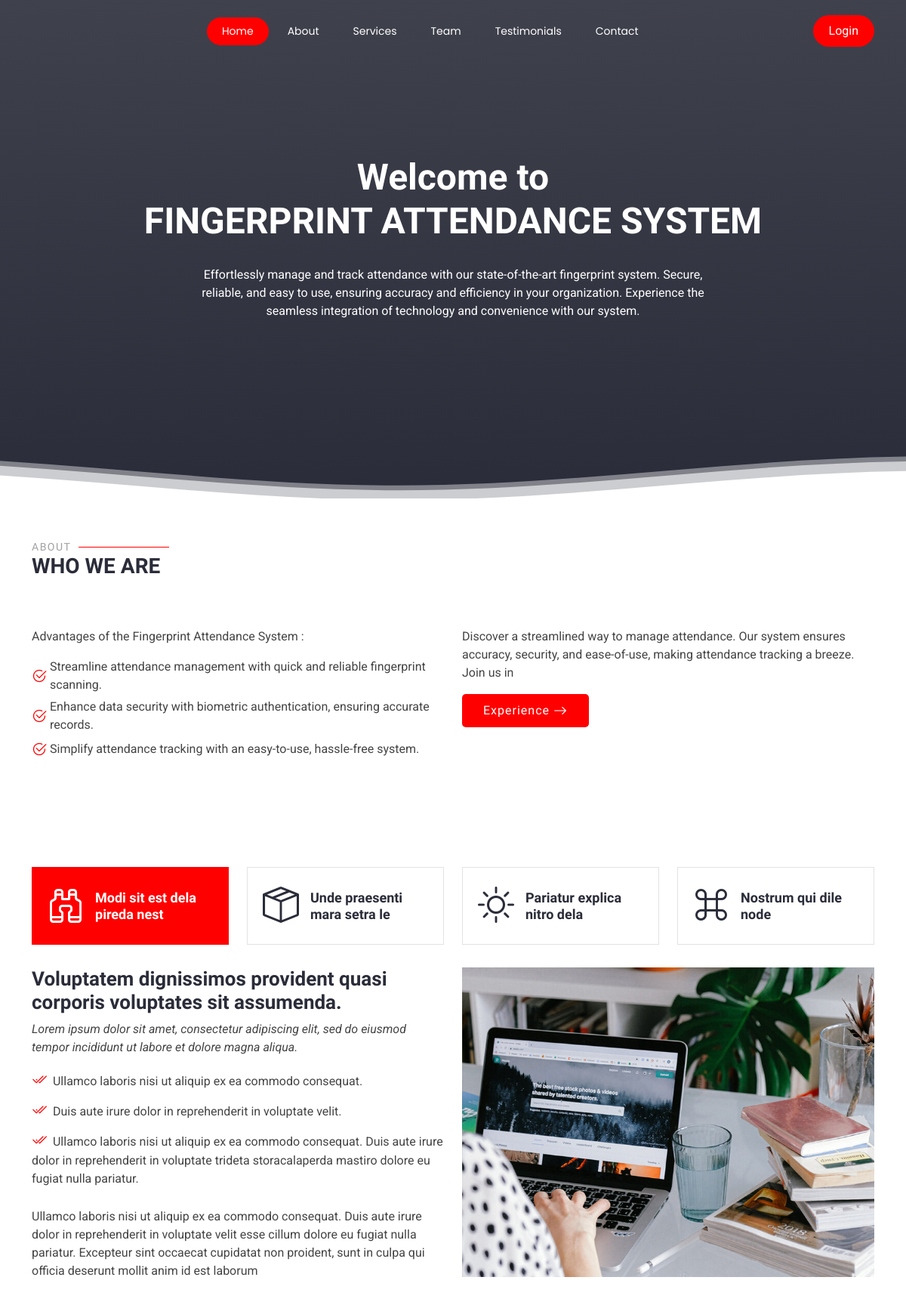
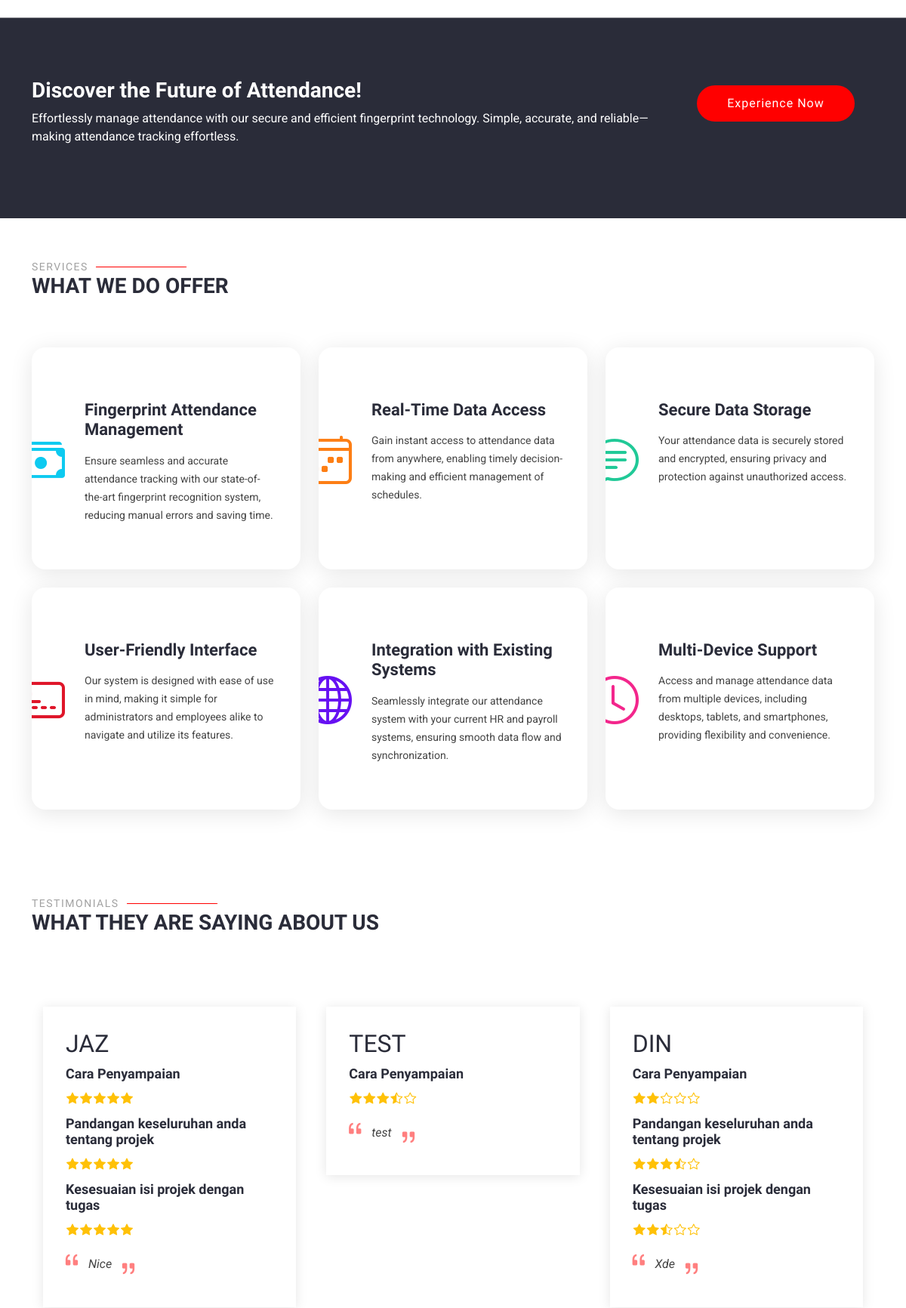
The page /views/index.php (upper part) on the database its author committed (2 pictures, top to bottom).
### tables this page shows
CREATE TABLE IF NOT EXISTS `feedback` (
  `id` int NOT NULL AUTO_INCREMENT,
  `nama` varchar(100) DEFAULT NULL,
  `content` text,
  `rate1` float DEFAULT NULL,
  `rate2` float DEFAULT NULL,
  `rate3` float DEFAULT NULL,
  `time_add` datetime NOT NULL DEFAULT CURRENT_TIMESTAMP,
  `time_edit` datetime NOT NULL DEFAULT CURRENT_TIMESTAMP ON UPDATE CURRENT_TIMESTAMP,
  PRIMARY KEY (`id`)
);

### admin/server.php (called while the page is built, shortened)
<?php
$site_url = $_ENV['site2'];
    ?>

### views/index.php (the view, shortened to what this page needs)
<?php include(getcwd() . '/admin/server.php');
?>
<!DOCTYPE html>
<html lang="en">
<head>
  <link href="assets/vendor/bootstrap/css/bootstrap.min.css" rel="stylesheet">
  <link href="assets/vendor/bootstrap-icons/bootstrap-icons.css" rel="stylesheet">
  <link href="assets/vendor/aos/aos.css" rel="stylesheet">
  <link href="assets/vendor/animate.css/animate.min.css" rel="stylesheet">
  <link href="assets/vendor/glightbox/css/glightbox.min.css" rel="stylesheet">
  <link href="assets/vendor/swiper/swiper-bundle.min.css" rel="stylesheet">
  <link href="assets/css/main.css" rel="stylesheet">
</head>
<body class="index-page">
  <header id="header" class="header d-flex align-items-center fixed-top">
    <div class="container-fluid container-xl position-relative d-flex align-items-center justify-content-between">
      <nav id="navmenu" class="navmenu">
        <ul>
          <li><a href="#hero" class="active">Home</a></li>
          <li><a href="#about">About</a></li>
          <li><a href="#services">Services</a></li>
          <li><a href="#team">Team</a></li>
          <li><a href="#testimonials">Testimonials</a></li>
          <li><a href="#contact">Contact</a></li>
        </ul>
      </nav>
      <a class="btn login" href="<?php echo $site_url ?>login">Login</a>
    </div>
  </header>
  <main class="main">
    <section id="hero" class="hero section dark-background">
      <div id="hero-carousel" data-bs-interval="5000" class="container carousel carousel-fade" data-bs-ride="carousel">
        <div class="carousel-item active">
          <div class="carousel-container">
            <h2 class="animate__animated animate__fadeInDown">Welcome to <br>
              <div class="text-uppercase">Fingerprint Attendance System</div>
            </h2>
            <p class="animate__animated animate__fadeInUp">Effortlessly manage and track attendance with our
              state-of-the-art fingerprint system. Secure, reliable, and easy to use, ensuring accuracy and efficiency
              in your organization. Experience the seamless integration of technology and convenience with our system.
            </p>
          </div>
        </div>
      </div>
    </section>
    <section id="about" class="about section">
      <div class="container section-title" data-aos="fade-up">
        <h2>About</h2>
        <p>Who we are</p>
      </div>
      <div class="container">
        <div class="row gy-4">
          <div class="col-lg-6 content" data-aos="fade-up" data-aos-delay="100">
            <p>
              Advantages of the Fingerprint Attendance System :
            </p>
            <ul>
              <li><i class="bi bi-check2-circle"></i> <span>Streamline attendance management with quick and reliable
                  fingerprint scanning.</span></li>
              <li><i class="bi bi-check2-circle"></i> <span>Enhance data security with biometric authentication,
                  ensuring accurate records.</span></li>
              <li><i class="bi bi-check2-circle"></i> <span>Simplify attendance tracking with an easy-to-use,
                  hassle-free system.</span></li>
            </ul>
          </div>
          <div class="col-lg-6" data-aos="fade-up" data-aos-delay="200">
            <p>Discover a streamlined way to manage attendance. Our system ensures accuracy, security, and ease-of-use,
              making attendance tracking a breeze. Join us in</p>
            <a href="<?php echo $site_url ?>login" class="read-more"><span>Experience</span><i
                class="bi bi-arrow-right"></i></a>
          </div>
        </div>
      </div>
    </section>
    <section id="features" class="features section">
      <div class="container">
        <ul class="nav nav-tabs row  d-flex" data-aos="fade-up" data-aos-delay="100">
          <li class="nav-item col-3">
            <a class="nav-link active show" data-bs-toggle="tab" data-bs-target="#features-tab-1">
              <i class="bi bi-binoculars"></i>
              <h4 class="d-none d-lg-block">Modi sit est dela pireda nest</h4>
            </a>
          </li>
          <li class="nav-item col-3">
            <a class="nav-link" data-bs-toggle="tab" data-bs-target="#features-tab-2">
              <i class="bi bi-box-seam"></i>
              <h4 class="d-none d-lg-block">Unde praesenti mara setra le</h4>
            </a>
          </li>
          <li class="nav-item col-3">
            <a class="nav-link" data-bs-toggle="tab" data-bs-target="#features-tab-3">
              <i class="bi bi-brightness-high"></i>
              <h4 class="d-none d-lg-block">Pariatur explica nitro dela</h4>
            </a>
          </li>
          <li class="nav-item col-3">
            <a class="nav-link" data-bs-toggle="tab" data-bs-target="#features-tab-4">
              <i class="bi bi-command"></i>
              <h4 class="d-none d-lg-block">Nostrum qui dile node</h4>
            </a>
          </li>
        </ul>
        <div class="tab-content" data-aos="fade-up" data-aos-delay="200">
          <div class="tab-pane fade active show" id="features-tab-1">
            <div class="row">
              <div class="col-lg-6 order-2 order-lg-1 mt-3 mt-lg-0">
                <h3>Voluptatem dignissimos provident quasi corporis voluptates sit assumenda.</h3>
                <p class="fst-italic">
                  Lorem ipsum dolor sit amet, consectetur adipiscing elit, sed do eiusmod tempor incididunt ut labore et
                  dolore
                  magna aliqua.
                </p>
                <ul>
                  <li><i class="bi bi-check2-all"></i>
                    <spab>Ullamco laboris nisi ut aliquip ex ea commodo consequat.</spab>
                  </li>
                  <li><i class="bi bi-check2-all"></i> <span>Duis aute irure dolor in reprehenderit in voluptate
                      velit</span>.</li>
                  <li><i class="bi bi-check2-all"></i> <span>Ullamco laboris nisi ut aliquip ex ea commodo consequat.
                      Duis aute irure dolor in reprehenderit in voluptate trideta storacalaperda mastiro dolore eu
                      fugiat nulla pariatur.</span></li>
                </ul>
                <p>
                  Ullamco laboris nisi ut aliquip ex ea commodo consequat. Duis aute irure dolor in reprehenderit in
                  voluptate
                  velit esse cillum dolore eu fugiat nulla pariatur. Excepteur sint occaecat cupidatat non proident,
                  sunt in
                  culpa qui officia deserunt mollit anim id est laborum
                </p>
              </div>
              <div class="col-lg-6 order-1 order-lg-2 text-center">
                <img src="assets/images/working-1.jpg" alt="" class="img-fluid">
              </div>
            </div>
          </div>
        </div>
      </div>
    </section>
    <section id="call-to-action" class="call-to-action section dark-background">
      <div class="container">
        <div class="row" data-aos="zoom-in" data-aos-delay="100">
          <div class="col-xl-9 text-center text-xl-start">
            <h3>Discover the Future of Attendance!</h3>
            <p>Effortlessly manage attendance with our secure and efficient fingerprint technology. Simple, accurate,
              and reliable—making attendance tracking effortless.</p>
          </div>
          <div class="col-xl-3 cta-btn-container text-center">
            <a class="cta-btn align-middle" href="<?php echo $site_url ?>">Experience Now</a>
          </div>
        </div>
      </div>
    </section>
    <section id="services" class="services section">
      <div class="container section-title" data-aos="fade-up">
        <h2>Services</h2>
        <p>What we do offer</p>
      </div>
      <div class="container">
        <div class="row gy-4">
          <div class="col-lg-4 col-md-6" data-aos="fade-up" data-aos-delay="100">
            <div class="service-item  position-relative">
              <div class="icon">
                <i class="bi bi-cash-stack" style="color: #0dcaf0;"></i>
              </div>
              <h3>Fingerprint Attendance Management</h3>
              <p>Ensure seamless and accurate attendance tracking with our state-of-the-art fingerprint recognition
                system, reducing manual errors and saving time.</p>
            </div>
          </div>
          <div class="col-lg-4 col-md-6" data-aos="fade-up" data-aos-delay="200">
            <div class="service-item position-relative">
              <div class="icon">
                <i class="bi bi-calendar4-week" style="color: #fd7e14;"></i>
              </div>
              <h3>Real-Time Data Access</h3>
              <p>Gain instant access to attendance data from anywhere, enabling timely decision-making and efficient
                management of schedules.</p>
            </div>
          </div>
          <div class="col-lg-4 col-md-6" data-aos="fade-up" data-aos-delay="300">
            <div class="service-item position-relative">
              <div class="icon">
                <i class="bi bi-chat-text" style="color: #20c997;"></i>
              </div>
              <h3>Secure Data Storage</h3>
              <p>Your attendance data is securely stored and encrypted, ensuring privacy and protection against
                unauthorized access.</p>
            </div>
          </div>
          <div class="col-lg-4 col-md-6" data-aos="fade-up" data-aos-delay="400">
            <div class="service-item position-relative">
              <div class="icon">
                <i class="bi bi-credit-card-2-front" style="color: #df1529;"></i>
              </div>
              <h3>User-Friendly Interface</h3>
              <p>Our system is designed with ease of use in mind, making it simple for administrators and employees
                alike to navigate and utilize its features.</p>
            </div>
          </div>
          <div class="col-lg-4 col-md-6" data-aos="fade-up" data-aos-delay="500">
            <div class="service-item position-relative">
              <div class="icon">
                <i class="bi bi-globe" style="color: #6610f2;"></i>
              </div>
              <h3>Integration with Existing Systems</h3>
              <p>Seamlessly integrate our attendance system with your current HR and payroll systems, ensuring smooth
                data flow and synchronization.</p>
            </div>
          </div>
          <div class="col-lg-4 col-md-6" data-aos="fade-up" data-aos-delay="600">
            <div class="service-item position-relative">
              <div class="icon">
                <i class="bi bi-clock" style="color: #f3268c;"></i>
              </div>
              <h3>Multi-Device Support</h3>
              <p>Access and manage attendance data from multiple devices, including desktops, tablets, and smartphones,
                providing flexibility and convenience.</p>
            </div>
          </div>
        </div>
      </div>
    </section>
    <?php
    $query =
      "SELECT * FROM feedback ORDER BY LENGTH(content) DESC, rate1 DESC, rate2 DESC, rate3 DESC, time_add DESC";
    $feedback = mysqli_query($db, $query);
    if ($feedback) {
      if (mysqli_num_rows($feedback) > 0) {
        ?>
        <section id="testimonials" class="testimonials section">
          <div class="container section-title" data-aos="fade-up">
            <h2>Testimonials</h2>
            <p>What they are saying about us</p>
          </div>
          <div class="container" data-aos="fade-up" data-aos-delay="100">
            <div class="swiper init-swiper">
              <div class="swiper-wrapper">
                <?php while ($row = mysqli_fetch_assoc($feedback)) { ?>
                  <div class="swiper-slide">
                    <div class="testimonial-item">
                      <h2 class="text-uppercase"><?php echo $row['nama'] ?></h2>
                      <?php if ($row['rate1']) { ?>
                        <h3>Cara Penyampaian</h3>
                        <div class="stars">
                          <?php
                          $rating = $row['rate1'];
                          for ($i = 1; $i <= 5; $i++) {
                            if ($i <= floor($rating)) {
                              echo '<i class="bi bi-star-fill"></i>';
                            } else if ($i == ceil($rating) && $rating - floor($rating) >= 0.5) {
                              echo '<i class="bi bi-star-half"></i>';
                            } else {
                              echo '<i class="bi bi-star"></i>';
                            }
                          }
                          ?>
                        </div> <?php }
                      ?>
                      <?php if ($row['rate2']) { ?>
                        <h3>Pandangan keseluruhan anda tentang projek</h3>
                        <div class="stars">
                          <?php
                          $rating = $row['rate2'];
                          for ($i = 1; $i <= 5; $i++) {
                            if ($i <= floor($rating)) {
                              echo '<i class="bi bi-star-fill"></i>';
                            } else if ($i == ceil($rating) && $rating - floor($rating) >= 0.5) {
                              echo '<i class="bi bi-star-half"></i>';
                            } else {
                              echo '<i class="bi bi-star"></i>';
                            }
                          }
                          ?>
                        </div> <?php }
                      ?>
                      <?php if ($row['rate3']) { ?>
                        <h3>Kesesuaian isi projek dengan tugas</h3>
                        <div class="stars">
                          <?php
                          $rating = $row['rate3'];
                          for ($i = 1; $i <= 5; $i++) {
                            if ($i <= floor($rating)) {
                              echo '<i class="bi bi-star-fill"></i>';
                            } else if ($i == ceil($rating) && $rating - floor($rating) >= 0.5) {
                              echo '<i class="bi bi-star-half"></i>';
                            } else {
                              echo '<i class="bi bi-star"></i>';
                            }
                          }
                          ?>
                        </div>
                      <?php }
                      ?>
                      <?php if ($row['content']) { ?>
                        <p>
                          <i class="bi bi-quote quote-icon-left"></i>
                          <span><?php echo $row['content'] ?></span>
                          <i class="bi bi-quote quote-icon-right"></i>
                        </p>
                      <?php }
                      ?>
                    </div>
                  </div>
                <?php } ?>
              </div>
            </div>
          </div>
        </section>
        <?php
      }
    } ?>
  </main>
</body>
</html>

### rows shown on the page
feedback: nama "JAZ", rate1 "Cara Penyampaian", shows "Pandangan keseluruhan anda tentang projek", rate2 5 (drawn), rate3 "Kesesuaian isi projek dengan tugas", content "Nice"
feedback: nama "TEST", rate1 "Cara Penyampaian", content "test"
feedback: nama "DIN", rate1 "Cara Penyampaian", shows "Pandangan keseluruhan anda tentang projek", rate2 3.5 (drawn), rate3 "Kesesuaian isi projek dengan tugas", content "Xde"
